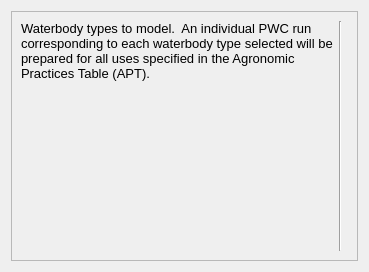
            <widget class="QWidget" name="binsTab">
             <property name="statusTip">
              <string>Select Bins</string>
             </property>
             <attribute name="title">
              <string>Waterbody Scenarios</string>
             </attribute>
             <layout class="QHBoxLayout" name="horizontalLayout_10">
              <item>
               <widget class="QFrame" name="binsParamFrame">
                <property name="sizePolicy">
                 <sizepolicy hsizetype="Preferred" vsizetype="Fixed">
                  <horstretch>0</horstretch>
                  <verstretch>0</verstretch>
                 </sizepolicy>
                </property>
                <property name="minimumSize">
                 <size>
                  <width>0</width>
                  <height>250</height>
                 </size>
                </property>
                <property name="maximumSize">
                 <size>
                  <width>16777215</width>
                  <height>250</height>
                 </size>
                </property>
                <property name="font">
                 <font>
                  <family>Segoe UI</family>
                  <pointsize>10</pointsize>
                 </font>
                </property>
                <property name="frameShape">
                 <enum>QFrame::StyledPanel</enum>
                </property>
                <property name="frameShadow">
                 <enum>QFrame::Raised</enum>
                </property>
                <layout class="QGridLayout" name="gridLayout_16">
                 <item row="1" column="0">
                  <spacer name="binsParamDescriptionSpacer">
                   <property name="orientation">
                    <enum>Qt::Vertical</enum>
                   </property>
                   <property name="sizeHint" stdset="0">
                    <size>
                     <width>20</width>
                     <height>150</height>
                    </size>
                   </property>
                  </spacer>
                 </item>
                 <item row="0" column="0">
                  <widget class="QLabel" name="binsParamDescription">
                   <property name="sizePolicy">
                    <sizepolicy hsizetype="Preferred" vsizetype="Expanding">
                     <horstretch>0</horstretch>
                     <verstretch>0</verstretch>
                    </sizepolicy>
                   </property>
                   <property name="font">
                    <font>
                     <family>Segoe UI</family>
                     <pointsize>10</pointsize>
                    </font>
                   </property>
                   <property name="text">
                    <string>Waterbody types to model.  An individual PWC run corresponding to each waterbody type selected will be prepared for all uses specified in the Agronomic Practices Table (APT).</string>
                   </property>
                   <property name="alignment">
                    <set>Qt::AlignLeading|Qt::AlignLeft|Qt::AlignTop</set>
                   </property>
                   <property name="wordWrap">
                    <bool>true</bool>
                   </property>
                   <property name="margin">
                    <number>3</number>
                   </property>
                   <property name="indent">
                    <number>0</number>
                   </property>
                  </widget>
                 </item>
                 <item row="0" column="1" rowspan="2">
                  <widget class="Line" name="line_3">
                   <property name="orientation">
                    <enum>Qt::Vertical</enum>
                   </property>
                  </widget>
                 </item>
                 <item row="0" column="2" rowspan="2">
                  <widget class="QFrame" name="binsSelectFrame">
                   <property name="frameShape">
                    <enum>QFrame::StyledPanel</enum>
                   </property>
                   <property name="frameShadow">
                    <enum>QFrame::Raised</enum>
                   </property>
                   <widget class="QWidget" name="layoutWidget">
                    <property name="geometry">
                     <rect>
                      <x>10</x>
                      <y>11</y>
                      <width>249</width>
                      <height>131</height>
                     </rect>
                    </property>
                    <layout class="QVBoxLayout" name="verticalLayout_2">
                     <item>
                      <widget class="QLabel" name="binLabel">
                       <property name="sizePolicy">
                        <sizepolicy hsizetype="Preferred" vsizetype="Fixed">
                         <horstretch>0</horstretch>
                         <verstretch>0</verstretch>
                        </sizepolicy>
                       </property>
                       <property name="font">
                        <font>
                         <family>Segoe UI</family>
                         <pointsize>10</pointsize>
                         <weight>75</weight>
                         <bold>true</bold>
                        </font>
                       </property>
                       <property name="text">
                        <string>Waterbody</string>
                       </property>
                      </widget>
                     </item>
                     <item>
                      <widget class="QCheckBox" name="bin4CheckBox">
                       <property name="font">
                        <font>
                         <family>Segoe UI</family>
                         <pointsize>10</pointsize>
                        </font>
                       </property>
                       <property name="text">
                        <string>Flowing - ESA Bin 4 (Index Reservoir)</string>
                       </property>
                      </widget>
                     </item>
                     <item>
                      <widget class="QCheckBox" name="bin7CheckBox">
                       <property name="font">
                        <font>
                         <family>Segoe UI</family>
                         <pointsize>10</pointsize>
                        </font>
                       </property>
                       <property name="text">
                        <string>Static - ESA Bin 7 (Farm Pond)</string>
                       </property>
                      </widget>
                     </item>
                     <item>
                      <widget class="QCheckBox" name="bin10CheckBox">
                       <property name="font">
                        <font>
                         <family>Segoe UI</family>
                         <pointsize>10</pointsize>
                        </font>
                       </property>
                       <property name="text">
                        <string>Wetland - ESA Bin 1</string>
                       </property>
                      </widget>
                     </item>
                     <item>
                      <layout class="QHBoxLayout" name="horizontalLayout_21" stretch="0,0">
                       <property name="rightMargin">
                        <number>118</number>
                       </property>
                       <item>
                        <widget class="QPushButton" name="binSelectAll">
                         <property name="sizePolicy">
                          <sizepolicy hsizetype="Fixed" vsizetype="Fixed">
                           <horstretch>0</horstretch>
                           <verstretch>0</verstretch>
                          </sizepolicy>
                         </property>
                         <property name="minimumSize">
                          <size>
                           <width>60</width>
                           <height>20</height>
                          </size>
                         </property>
                         <property name="maximumSize">
                          <size>
                           <width>50</width>
                           <height>20</height>
                          </size>
                         </property>
                         <property name="font">
                          <font>
                           <family>Segoe UI</family>
                           <pointsize>10</pointsize>
                          </font>
                         </property>
                         <property name="statusTip">
                          <string>Select all distances for ground applications</string>
                         </property>
                         <property name="text">
                          <string>All</string>
                         </property>
                        </widget>
                       </item>
                       <item>
                        <widget class="QPushButton" name="binClearAll">
                         <property name="sizePolicy">
                          <sizepolicy hsizetype="Fixed" vsizetype="Fixed">
                           <horstretch>0</horstretch>
                           <verstretch>0</verstretch>
                          </sizepolicy>
                         </property>
                         <property name="minimumSize">
                          <size>
                           <width>60</width>
                           <height>20</height>
                          </size>
                         </property>
                         <property name="maximumSize">
                          <size>
                           <width>50</width>
                           <height>20</height>
                          </size>
                         </property>
                         <property name="font">
                          <font>
                           <family>Segoe UI</family>
                           <pointsize>10</pointsize>
                          </font>
                         </property>
                         <property name="statusTip">
                          <string>Clear selection</string>
                         </property>
                         <property name="text">
                          <string>Clear</string>
                         </property>
                        </widget>
                       </item>
                      </layout>
                     </item>
                    </layout>
                   </widget>
                  </widget>
                 </item>
                </layout>
               </widget>
              </item>
             </layout>
            </widget>
